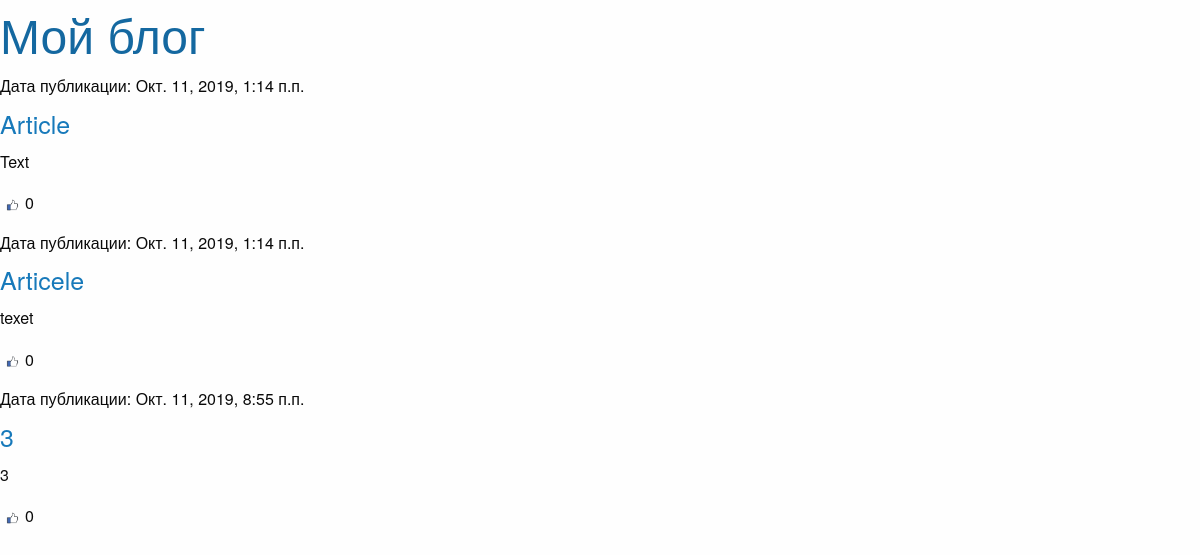
The page /articles/all/ on the database its author committed.
### article/models.py (models this page shows)
class Article(models.Model):
    class Meta:
        db_table = 'article'
    article_title = models.CharField(max_length=200)
    article_text = models.TextField()
    article_date = models.DateTimeField()
    article_likes = models.IntegerField(default=0)

### article/views.py (the view)
# urls.py: url(r'^articles/all/$', views.articles),
def articles(request):
    template = loader.get_template('articles.html')
    context = {'articles': Article.objects.all()}
    return HttpResponse(template.render(context, request))

### article/templates/articles.html
{% extends 'index.html' %}
{% load static %}
{% block article %}
    {% for article in articles %}
        <h6>Дата публикации: {{ article.article_date }}</h6>
        <h4><a href="/articles/get/{{ article.id }}">{{ article.article_title }}</a></h4>
        <p>{{ article.article_text }}</p>
        <p><img src="{% static "like.png" %}" width="25px" height="25px">{{ article.article_likes }}</p>
    {% endfor %}
{% endblock %}

### templates/index.html (shortened to what this page needs)
{% load static %}
<!DOCTYPE html>
<html lang="en">
<head>
    <link rel="stylesheet" type="text/css" href="{% static "static/css/foundation.css" %}">
</head>
<body>
<h1><a href="/">Мой блог</a></h1>
<div class="">
    {% block article %}{% endblock %}
</div>
</body>
</html>

### rows shown on the page
Article: article_date "Окт. 11, 2019, 1:14 п.п.", article_title "Article", article_text "Text", article_likes "0"
Article: article_date "Окт. 11, 2019, 1:14 п.п.", article_title "Articele", article_text "texet", article_likes "0"
Article: article_date "Окт. 11, 2019, 8:55 п.п.", article_title "3", article_text "3", article_likes "0"
